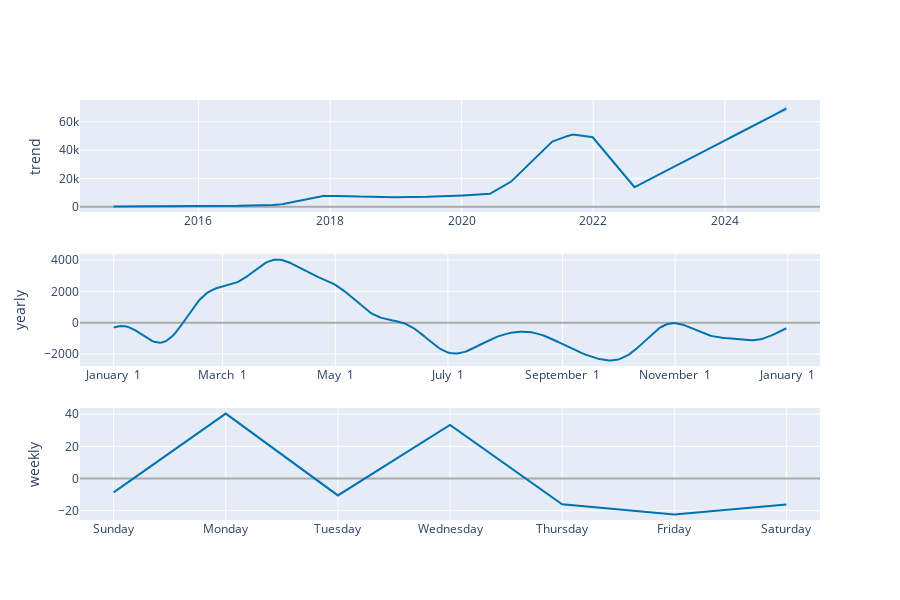

The cell this chart's notebook holds for it:
### Code cell
plot_components_plotly(model, previsao)

### Figure 1 — Plotly figure (JSON) as saved in the notebook; plotly's stock layout.template omitted (floating-point values rounded to 4 significant figures; data arrays with more than 128 entries replaced by an {"elided": "..."} marker saying what was removed)
{"data": [{"line": {"color": "#0072B2", "width": 2}, "mode": "lines", "name": "trend", "type": "scatter", "x": {"elided": "3736 str values"}, "xaxis": "x", "y": {"elided": "3736 float values"}, "yaxis": "y"}, {"line": {"color": "rgba(0, 114, 178, 0.2)", "width": 0}, "mode": "lines", "name": "trend_upper", "type": "scatter", "x": {"elided": "3736 str values"}, "xaxis": "x", "y": {"elided": "3736 float values"}, "yaxis": "y"}, {"fill": "tonexty", "fillcolor": "rgba(0, 114, 178, 0.2)", "line": {"color": "rgba(0, 114, 178, 0.2)", "width": 0}, "mode": "lines", "name": "trend_lower", "type": "scatter", "x": {"elided": "3736 str values"}, "xaxis": "x", "y": {"elided": "3736 float values"}, "yaxis": "y"}, {"line": {"color": "#0072B2", "width": 2}, "mode": "lines", "name": "yearly", "type": "scatter", "x": {"elided": "365 str values"}, "xaxis": "x2", "y": {"elided": "365 float values"}, "yaxis": "y2"}, {"line": {"color": "#0072B2", "width": 2}, "mode": "lines", "name": "weekly", "type": "scatter", "x": ["2017-01-01T00:00:00", "2017-01-02T00:00:00", "2017-01-03T00:00:00", "2017-01-04T00:00:00", "2017-01-05T00:00:00", "2017-01-06T00:00:00", "2017-01-07T00:00:00"], "xaxis": "x3", "y": [-8.637, 40.37, -10.51, 33.35, -16.06, -22.31, -16.2], "yaxis": "y3"}], "layout": {"height": 600, "showlegend": false, "width": 900, "xaxis": {"anchor": "y", "domain": [0, 1], "range": ["2014-03-14T06:00:00", "2025-06-12T18:00:00"], "type": "date"}, "xaxis2": {"anchor": "y2", "domain": [0, 1], "range": ["2016-12-13T18:54:02.958904115", "2018-01-18T11:04:57.863013581"], "tickformat": "%B %e", "type": "date"}, "xaxis3": {"anchor": "y3", "domain": [0, 1], "range": ["2016-12-31T16:48:00", "2017-01-07T07:12:00"], "tickformat": "%A", "type": "date"}, "yaxis": {"anchor": "x", "domain": [0.7333, 1], "rangemode": "normal", "title": {"text": "trend"}, "zerolinecolor": "#AAA"}, "yaxis2": {"anchor": "x2", "domain": [0.3667, 0.6333], "title": {"text": "yearly"}, "zerolinecolor": "#AAA"}, "yaxis3": {"anchor": "x3", "domain": [0, 0.2667], "title": {"text": "weekly"}, "zerolinecolor": "#AAA"}}}
